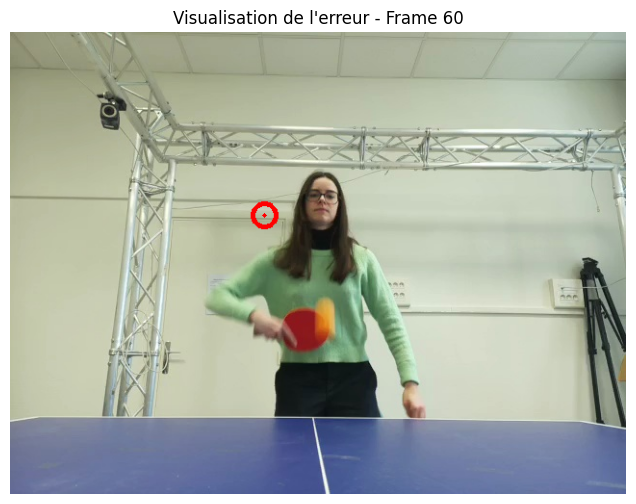
#> input picture roboflow/metrics/erreur_simple_60.png, 636 x 504 px
$ python -i tracking_utils_2D.py   (imports and definitions only)
#> lines starting #> are read from the running program, lines starting #| are printed output that depends on the picture
#> further down, picture is the input picture: shape (504, 636, 3); mean B, G, R 166.6, 177.3, 170.9
import cv2
import numpy as np
import mediapipe as mp
from collections import deque

class TablePnPEstimator:
    # [25 lines left out: functions __init__, update_camera_pose, project_ball_to_table_plane, not called in this run]

class PingPongUmpire:
    # [34 lines left out: functions __init__, update, _detect_bounce, _analyze_bounce, not called in this run]

class CourtVisualizer:
    # [27 lines left out: functions __init__, draw, not called in this run]

class BallTracker:
    def __init__(self, buffer_size=20, max_jump_dist=200, window_name="Smart Tracker"):
        self.pts = deque(maxlen=buffer_size)
        self.w_history = deque(maxlen=5)
        self.window_name = window_name
        self.min_circularity = 0.5
        self.max_jump_dist = max_jump_dist

        self.last_center = None
        self.last_w = 0
        self.velocity = (0, 0)
        self.missing_frames = 0
        self.MAX_COAST_FRAMES = 7

    # [8 lines left out: function setup_trackbars, not called in this run]

    def process(self, frame):
        frame_h, frame_w = frame.shape[:2]
#> frame_h = 504; frame_w = 636

        blurred = cv2.GaussianBlur(frame, (11, 11), 0)
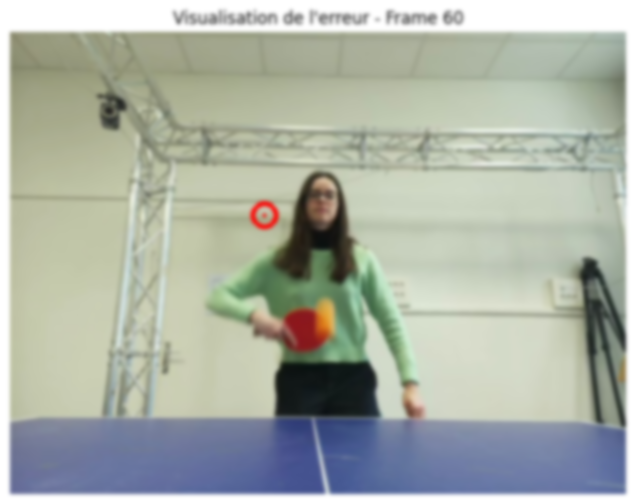
#> blurred: shape (504, 636, 3); mean B, G, R 166.6, 177.3, 170.9
        hsv = cv2.cvtColor(blurred, cv2.COLOR_BGR2HSV)
#> hsv: shape (504, 636, 3); mean H, S, V 49.4, 39.5, 184.1
        l_h = cv2.getTrackbarPos("Lower Hue", self.window_name)
        u_h = cv2.getTrackbarPos("Upper Hue", self.window_name)
        l_s = cv2.getTrackbarPos("Lower Sat", self.window_name)
        u_s = cv2.getTrackbarPos("Upper Sat", self.window_name)
        l_v = cv2.getTrackbarPos("Lower Val", self.window_name)
        u_v = cv2.getTrackbarPos("Upper Val", self.window_name)

        mask = cv2.inRange(hsv, (l_h, l_s, l_v), (u_h, u_s, u_v))
#> mask: shape (504, 636); every value is 0
        mask = cv2.erode(mask, None, iterations=2)
        mask = cv2.dilate(mask, None, iterations=2)

        contours, _ = cv2.findContours(mask.copy(), cv2.RETR_EXTERNAL, cv2.CHAIN_APPROX_SIMPLE)
#> contours = []
        center = None
        current_w = 0

        valid_candidates = []
        for c in contours:
            area = cv2.contourArea(c)
            if area < 50: continue
            perimeter = cv2.arcLength(c, True)
            if perimeter == 0: continue
            circularity = 4 * np.pi * (area / (perimeter * perimeter))
            x, y, w, h = cv2.boundingRect(c)
            aspect = w / float(h)

            if circularity > self.min_circularity and 0.5 < aspect < 1.5:
                M = cv2.moments(c)
                cX = int(M["m10"] / M["m00"])
                cY = int(M["m01"] / M["m00"])
                if self.last_center is not None:
                    dist = np.linalg.norm(np.array((cX, cY)) - np.array(self.last_center))
                    if dist < self.max_jump_dist:
                        valid_candidates.append((c, (cX, cY), area, w))
                else:
                    valid_candidates.append((c, (cX, cY), area, w))
#> this loop made 0 passes
#> after the loop, valid_candidates = []

        if len(valid_candidates) > 0:
            c, center, _, raw_w = max(valid_candidates, key=lambda item: item[2])
            x, y, w, h = cv2.boundingRect(c)

            if self.last_center is not None:
                dx = center[0] - self.last_center[0]
                dy = center[1] - self.last_center[1]
                self.velocity = (dx, dy)
            else:
                self.velocity = (0, 0)

            cv2.rectangle(frame, (x, y), (x + w, y + h), (0, 255, 0), 2)
            cv2.circle(frame, center, 5, (255, 0, 0), -1)

            self.last_center = center
            self.last_w = raw_w
            self.missing_frames = 0

            self.w_history.append(raw_w)
            current_w = np.mean(self.w_history)

        else:
            if self.last_center is not None and self.missing_frames < self.MAX_COAST_FRAMES:
                self.missing_frames += 1
                pred_x = self.last_center[0] + self.velocity[0]
                pred_y = self.last_center[1] + self.velocity[1]

                if 0 <= pred_x <= frame_w and 0 <= pred_y <= frame_h:
                    center = (int(pred_x), int(pred_y))
                    current_w = self.last_w

                    half_w = int(current_w / 2)
                    cv2.rectangle(frame, (center[0] - half_w, center[1] - half_w),
                                        (center[0] + half_w, center[1] + half_w), (0, 255, 255), 2)
                    cv2.circle(frame, center, 5, (0, 165, 255), -1)

                    self.last_center = center
                else:
                    self.last_center = None
                    self.velocity = (0, 0)
                    self.missing_frames = 0
            else:
                self.last_center = None
                self.velocity = (0, 0)
                self.missing_frames = 0

        self.pts.appendleft(center)
        for i in range(1, len(self.pts)):
            if self.pts[i - 1] is None or self.pts[i] is None: continue
            thickness = int(np.sqrt(len(self.pts) / float(i + 1)) * 2.5)
            cv2.line(frame, self.pts[i - 1], self.pts[i], (0, 0, 255), thickness)

        return frame, center, current_w

class PlayerDetector:
    # [13 lines left out: functions __init__, process, not called in this run]

>>> import cv2
>>> picture = cv2.imread('../roboflow/metrics/erreur_simple_60.png')
>>> result = BallTracker().process(picture)
